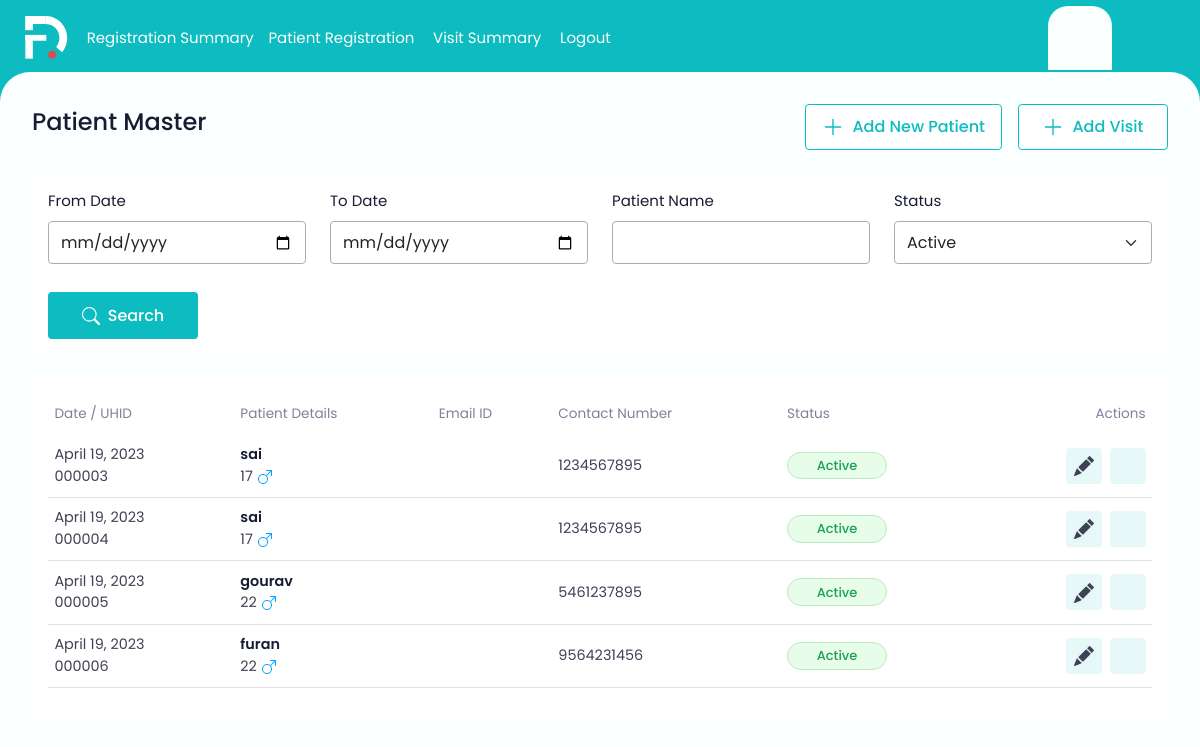
/registersummary/ (signed in), run on an earlier commit of the app's database.
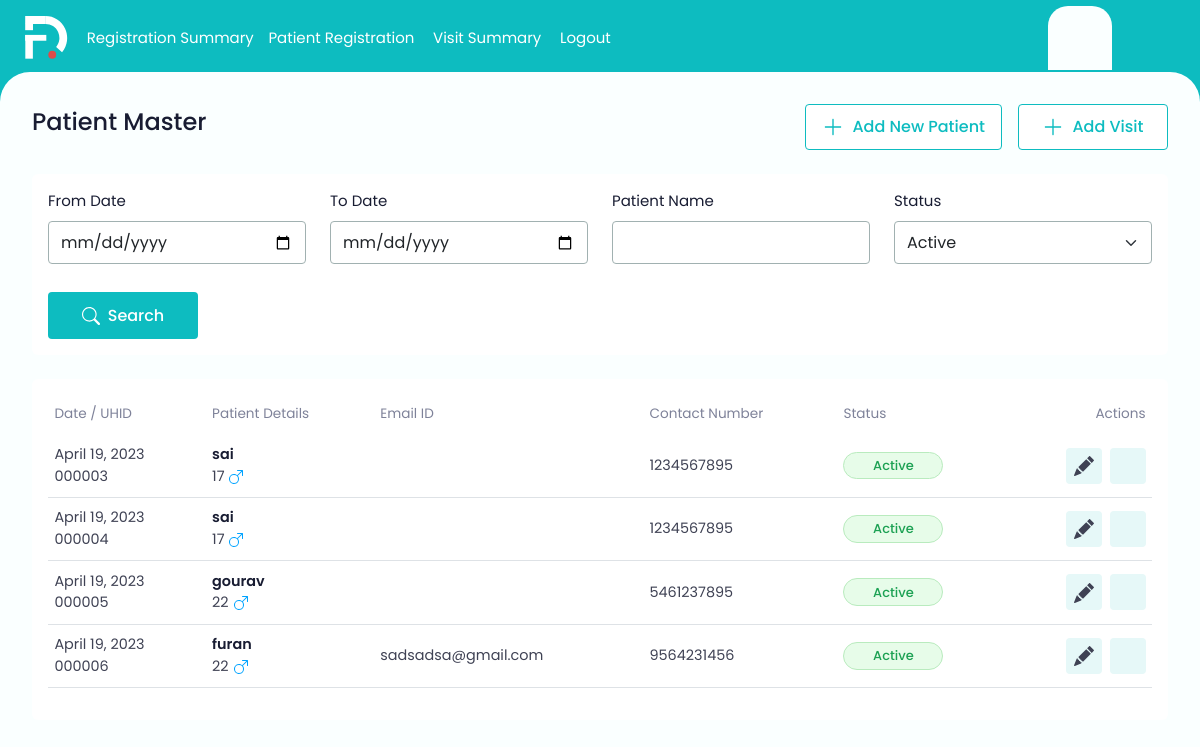
And on a later commit of the database.
### ekonapp/models.py (models this page shows)
class ekon(models.Model):
    uhid = models.CharField(max_length=255)
    Mr = 'Mr'
    Miss = 'Miss'
    STATUS_CHOICES = [
        (Mr, 'Mr'),
        (Miss, 'Miss'),
    ]
    title = models.CharField(max_length=255)
    male = 'male'
    female = 'female'
    STATUS_CHOICES = [
        (male, 'male'),
        (female, 'female'),
    ]
    gender = models.CharField(max_length=255)
    patient_name = models.CharField(max_length=255)
    dob = models.DateField()
    age = models.IntegerField()
    email_id = models.EmailField()
    contact_number = models.CharField(max_length=255)
    patient_history = models.TextField()
    date =  models.DateField(auto_now_add=True)
    Active = 'Active'
    Inactive = 'Inactive'
    STATUS_CHOICES = [
        (Active, 'Active'),
        (Inactive, 'Inactive'),
    ]
    status = models.CharField(max_length=255, choices=STATUS_CHOICES)

### ekonapp/views.py (the view)
# urls.py: path('registersummary/',registrationsummary,name='registrationsummary'),
@login_required
def registrationsummary(request):
    patients = ekon.objects.all()
    if request.method == 'POST':
        patient_name = request.POST.get('patient_name')
        status = request.POST.get('status')
        from_date = request.POST.get('from_date')
        to_date = request.POST.get('to_date')
        contact_number = request.POST.get('contact_number')
        if patient_name:
            patients = patients.filter(Q(patient_name__icontains=patient_name) | Q(uhid__icontains=patient_name))
        if status:
            patients = patients.filter(status=status)
        if from_date and to_date:
            patients = patients.filter(date__range=[from_date, to_date])
        if contact_number:
            patients = patients.filter(contact_number__icontains=contact_number)
        context = {'patients': patients,}
    else:
        context = {
            'patients': patients
        }
    return render(request, 'registration-summary.html', context)

### ekonapp/templates/registration-summary.html (shortened to what the changed rows need)
{% extends "base.html" %}
{% block content %}
  <main>
          <div class="bg-white rounded-2 p-3">
              <div class="table-responsive">
                  <table class="table table-data ">
                      <thead>
                        <tr>
                          <th>Date / UHID</th>
                          <th>Patient Details</th>
                          <th>Email ID</th>
                          <th>Contact Number</th>
                          <th>Status</th>
                          <th class="text-end">Actions</th>
                      <tbody>
                        <tr>
                          {% for Patient in patients %}
                          <td class="text-nowrap">
                            <span>{{Patient.date}}</span><br><span>{{Patient.uhid }}</span>
                          </td>
                          <td>
                            <div>
                              <div class="text-d-blue fw-semibold">{{Patient.patient_name}}</div>
                              <div>
                                <span>{{Patient.age}}</span>
                                <svg class="gender-male">
                                  <use xlink:href="assets/images/iocn.svg#gender-male"></use>
                              </svg>
                              </div>
                          </div>
                          </td>
                          <td>{{Patient.email_id}}</td>
                          <td>{{Patient.contact_number}}</td>
                          <td>
                              <div class="sts-green">{{Patient.status}}</div>
                          </td>
                          <td class="text-end">
                            <div class="d-flex gap-2 justify-content-end">
                                <button type="button" class="table-btn">
                                  <a href="{% url 'addvisit' Patient.id %}">
                                      <svg class="gender-icon">
                                          <use xlink:href="static/images/iocn.svg#edit"></use>
                                      </svg>
                                  </a>
                                </button>
                                  <button type="button" class="table-btn">
                                    <a href="#" >
                                      <svg class="gender-icon">
                                      <use xlink:href="static/images/delete-svgrepo-com.svg"></use>
                                  </svg>
                                    </a>
                                </button>
                            </div>
                        </td>
                        </tr>
                      </thead>
                          {% endfor %}
                    </table>
              </div>
          </div>
  </main>
</body>
</html>
{% endblock %}

What changed in the data, as far as the page shows it:
changed ekon "furan": email_id (not shown) → "sadsadsa@gmail.com"
